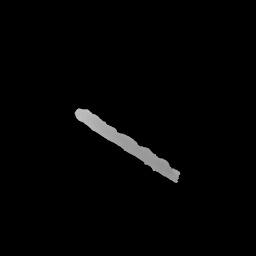
#> input picture Dataset/Testset/Input/0066.jpg, 256 x 256 px, found by its file name; its folder holds 4 pictures in this run
$ python combine2images.py   (Python 2 division)
#> lines starting #> are read from the running program, lines starting #| are printed output that depends on the picture
import numpy as np
import cv2
import os

# Import Images
path_1 = '/home/hiro/git/branch_git/Dataset/Testset/Input/'
path_2 = '/home/hiro/git/branch_git/Dataset/Testset/Label/'

files_1 = os.listdir(path_1)

for filename in files_1:
    # Read images
    img1 = cv2.imread(path_1+filename,0)
#> img1 is the input picture: shape (256, 256); min 0, max 192, mean 3.9
    img2 = cv2.imread(path_2+filename,0)
    # Combine images in one array
    images = np.hstack((img1,img2))
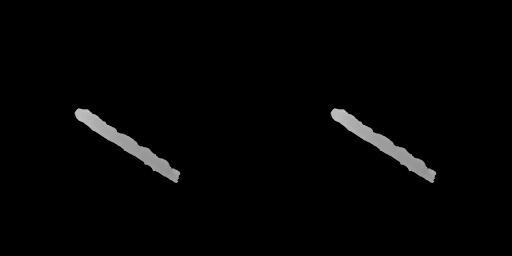
#> images: shape (256, 512); min 0, max 192, mean 3.9
    # Save file
    path = '/home/hiro/git/branch_git/pix2pix-tensorflow/datasets/branches/train/'
    cv2.imwrite(path+filename,images)
    print images.shape,'Saved'
#| (256, 512) Saved
#> pass 2 of the loop `for filename in files_1:`:
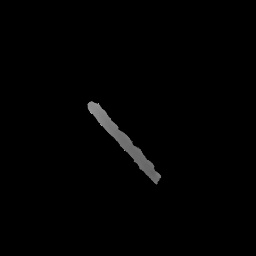
#> input picture Dataset/Testset/Input/0067.jpg, 256 x 256 px, found by its file name
#> img1 is the input picture: shape (256, 256); min 0, max 163, mean 2.1
#> `images = np.hstack((img1,img2))`:
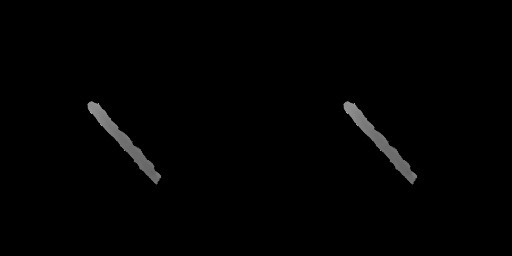
#> images: shape (256, 512); min 0, max 163, mean 2.1
#| (256, 512) Saved
#> pass 3 of the loop `for filename in files_1:`:
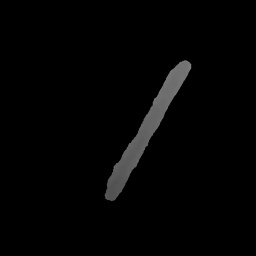
#> input picture Dataset/Testset/Input/0068.jpg, 256 x 256 px, found by its file name
#> img1 is the input picture: shape (256, 256); min 0, max 132, mean 3.8
#> `images = np.hstack((img1,img2))`:
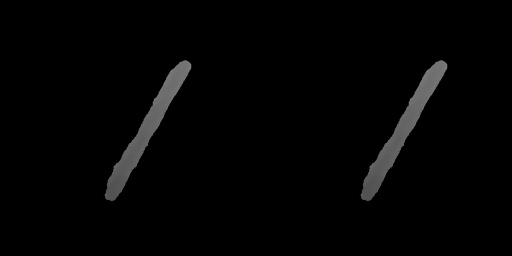
#> images: shape (256, 512); min 0, max 132, mean 3.8
#| (256, 512) Saved
#> the loop made 4 passes; the first 3 are shown
